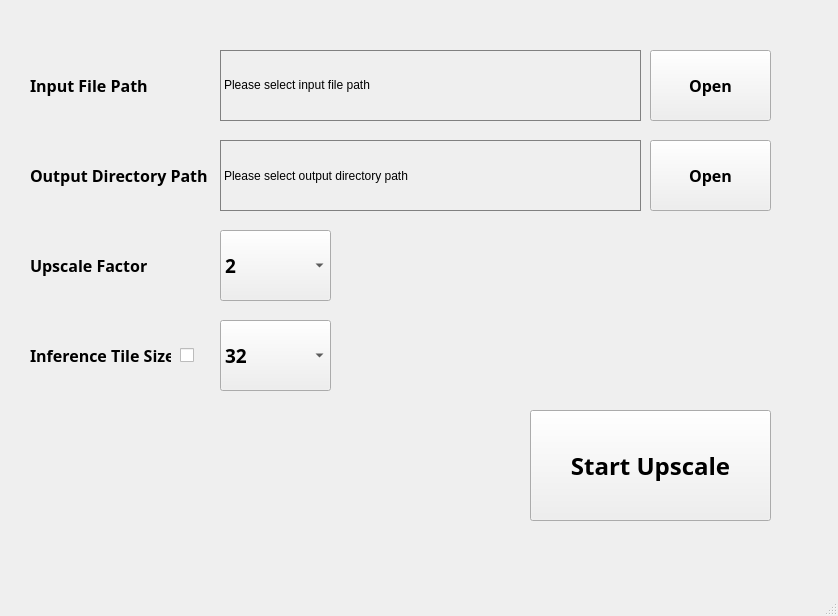
<?xml version="1.0" encoding="UTF-8"?>
<ui version="4.0">
 <class>MainWindow</class>
 <widget class="QMainWindow" name="MainWindow">
  <property name="geometry">
   <rect>
    <x>0</x>
    <y>0</y>
    <width>838</width>
    <height>616</height>
   </rect>
  </property>
  <property name="windowTitle">
   <string>MainWindow</string>
  </property>
  <widget class="QWidget" name="centralwidget">
   <widget class="QStackedWidget" name="stack">
    <property name="enabled">
     <bool>true</bool>
    </property>
    <property name="geometry">
     <rect>
      <x>20</x>
      <y>20</y>
      <width>791</width>
      <height>531</height>
     </rect>
    </property>
    <property name="currentIndex">
     <number>0</number>
    </property>
    <widget class="QWidget" name="page_1">
     <widget class="QLabel" name="label_input_file">
      <property name="geometry">
       <rect>
        <x>200</x>
        <y>30</y>
        <width>421</width>
        <height>71</height>
       </rect>
      </property>
      <property name="styleSheet">
       <string notr="true">border: 1px solid gray</string>
      </property>
      <property name="text">
       <string>Please select input file path</string>
      </property>
      <property name="textFormat">
       <enum>Qt::AutoText</enum>
      </property>
      <property name="wordWrap">
       <bool>true</bool>
      </property>
      <property name="margin">
       <number>0</number>
      </property>
      <property name="textInteractionFlags">
       <set>Qt::LinksAccessibleByKeyboard|Qt::LinksAccessibleByMouse|Qt::TextBrowserInteraction|Qt::TextSelectableByKeyboard|Qt::TextSelectableByMouse</set>
      </property>
     </widget>
     <widget class="QLabel" name="label_output_dir">
      <property name="geometry">
       <rect>
        <x>200</x>
        <y>120</y>
        <width>421</width>
        <height>71</height>
       </rect>
      </property>
      <property name="styleSheet">
       <string notr="true">border: 1px solid gray</string>
      </property>
      <property name="text">
       <string>Please select output directory path</string>
      </property>
     </widget>
     <widget class="QPushButton" name="pushButton_2">
      <property name="geometry">
       <rect>
        <x>630</x>
        <y>30</y>
        <width>121</width>
        <height>71</height>
       </rect>
      </property>
      <property name="font">
       <font>
        <family>나눔스퀘어라운드OTF Bold</family>
        <pointsize>12</pointsize>
        <weight>75</weight>
        <bold>true</bold>
       </font>
      </property>
      <property name="text">
       <string>Open</string>
      </property>
     </widget>
     <widget class="QPushButton" name="pushButton_5">
      <property name="geometry">
       <rect>
        <x>630</x>
        <y>120</y>
        <width>121</width>
        <height>71</height>
       </rect>
      </property>
      <property name="font">
       <font>
        <family>나눔스퀘어라운드OTF Bold</family>
        <pointsize>12</pointsize>
        <weight>75</weight>
        <bold>true</bold>
       </font>
      </property>
      <property name="text">
       <string>Open</string>
      </property>
     </widget>
     <widget class="QPushButton" name="pushButton_6">
      <property name="geometry">
       <rect>
        <x>510</x>
        <y>390</y>
        <width>241</width>
        <height>111</height>
       </rect>
      </property>
      <property name="font">
       <font>
        <family>나눔스퀘어라운드OTF Bold</family>
        <pointsize>18</pointsize>
        <weight>75</weight>
        <bold>true</bold>
       </font>
      </property>
      <property name="text">
       <string>Start Upscale</string>
      </property>
     </widget>
     <widget class="QLabel" name="label_3">
      <property name="geometry">
       <rect>
        <x>10</x>
        <y>30</y>
        <width>181</width>
        <height>71</height>
       </rect>
      </property>
      <property name="font">
       <font>
        <family>나눔스퀘어라운드OTF Bold</family>
        <pointsize>12</pointsize>
        <weight>75</weight>
        <bold>true</bold>
       </font>
      </property>
      <property name="text">
       <string>Input File Path</string>
      </property>
     </widget>
     <widget class="QLabel" name="label_4">
      <property name="geometry">
       <rect>
        <x>10</x>
        <y>120</y>
        <width>181</width>
        <height>71</height>
       </rect>
      </property>
      <property name="font">
       <font>
        <family>나눔스퀘어라운드OTF Bold</family>
        <pointsize>12</pointsize>
        <weight>75</weight>
        <bold>true</bold>
       </font>
      </property>
      <property name="text">
       <string>Output Directory Path</string>
      </property>
     </widget>
     <widget class="QLabel" name="label_5">
      <property name="geometry">
       <rect>
        <x>10</x>
        <y>210</y>
        <width>181</width>
        <height>71</height>
       </rect>
      </property>
      <property name="font">
       <font>
        <family>나눔스퀘어라운드OTF Bold</family>
        <pointsize>12</pointsize>
        <weight>75</weight>
        <bold>true</bold>
       </font>
      </property>
      <property name="text">
       <string>Upscale Factor</string>
      </property>
     </widget>
     <widget class="QLabel" name="label_7">
      <property name="geometry">
       <rect>
        <x>10</x>
        <y>300</y>
        <width>141</width>
        <height>71</height>
       </rect>
      </property>
      <property name="font">
       <font>
        <family>나눔스퀘어라운드OTF Bold</family>
        <pointsize>12</pointsize>
        <weight>75</weight>
        <bold>true</bold>
       </font>
      </property>
      <property name="text">
       <string>Inference Tile Size</string>
      </property>
     </widget>
     <widget class="QCheckBox" name="check_tile">
      <property name="geometry">
       <rect>
        <x>160</x>
        <y>320</y>
        <width>16</width>
        <height>31</height>
       </rect>
      </property>
      <property name="text">
       <string/>
      </property>
     </widget>
     <widget class="QComboBox" name="comboBox_tilesize">
      <property name="geometry">
       <rect>
        <x>200</x>
        <y>300</y>
        <width>111</width>
        <height>71</height>
       </rect>
      </property>
      <property name="font">
       <font>
        <family>나눔스퀘어라운드OTF Bold</family>
        <pointsize>14</pointsize>
        <weight>75</weight>
        <bold>true</bold>
       </font>
      </property>
      <property name="autoFillBackground">
       <bool>false</bool>
      </property>
      <property name="sizeAdjustPolicy">
       <enum>QComboBox::AdjustToMinimumContentsLengthWithIcon</enum>
      </property>
      <item>
       <property name="text">
        <string>32</string>
       </property>
      </item>
      <item>
       <property name="text">
        <string>64</string>
       </property>
      </item>
      <item>
       <property name="text">
        <string>128</string>
       </property>
      </item>
     </widget>
     <widget class="QComboBox" name="comboBox_upfactor">
      <property name="geometry">
       <rect>
        <x>200</x>
        <y>210</y>
        <width>111</width>
        <height>71</height>
       </rect>
      </property>
      <property name="font">
       <font>
        <family>나눔스퀘어라운드OTF Bold</family>
        <pointsize>14</pointsize>
        <weight>75</weight>
        <bold>true</bold>
       </font>
      </property>
      <property name="autoFillBackground">
       <bool>false</bool>
      </property>
      <property name="sizeAdjustPolicy">
       <enum>QComboBox::AdjustToMinimumContentsLengthWithIcon</enum>
      </property>
      <item>
       <property name="text">
        <string>2</string>
       </property>
      </item>
      <item>
       <property name="text">
        <string>4</string>
       </property>
      </item>
     </widget>
    </widget>
   </widget>
  </widget>
  <widget class="QMenuBar" name="menubar">
   <property name="geometry">
    <rect>
     <x>0</x>
     <y>0</y>
     <width>838</width>
     <height>21</height>
    </rect>
   </property>
  </widget>
  <widget class="QStatusBar" name="statusbar"/>
 </widget>
 <resources/>
 <connections>
  <connection>
   <sender>pushButton_2</sender>
   <signal>clicked()</signal>
   <receiver>MainWindow</receiver>
   <slot>fnc_select_input()</slot>
   <hints>
    <hint type="sourcelabel">
     <x>667</x>
     <y>93</y>
    </hint>
    <hint type="destinationlabel">
     <x>543</x>
     <y>571</y>
    </hint>
   </hints>
  </connection>
  <connection>
   <sender>pushButton_5</sender>
   <signal>clicked()</signal>
   <receiver>MainWindow</receiver>
   <slot>fnc_select_output()</slot>
   <hints>
    <hint type="sourcelabel">
     <x>704</x>
     <y>154</y>
    </hint>
    <hint type="destinationlabel">
     <x>687</x>
     <y>579</y>
    </hint>
   </hints>
  </connection>
  <connection>
   <sender>pushButton_6</sender>
   <signal>clicked()</signal>
   <receiver>MainWindow</receiver>
   <slot>fnc_start_upscale()</slot>
   <hints>
    <hint type="sourcelabel">
     <x>592</x>
     <y>494</y>
    </hint>
    <hint type="destinationlabel">
     <x>303</x>
     <y>581</y>
    </hint>
   </hints>
  </connection>
  <connection>
   <sender>check_tile</sender>
   <signal>clicked()</signal>
   <receiver>MainWindow</receiver>
   <slot>fnc_tile_checkbox()</slot>
   <hints>
    <hint type="sourcelabel">
     <x>179</x>
     <y>365</y>
    </hint>
    <hint type="destinationlabel">
     <x>107</x>
     <y>583</y>
    </hint>
   </hints>
  </connection>
 </connections>
 <slots>
  <slot>fnc_select_input()</slot>
  <slot>fnc_select_output()</slot>
  <slot>fnc_start_upscale()</slot>
  <slot>fnc_tile_checkbox()</slot>
 </slots>
</ui>
